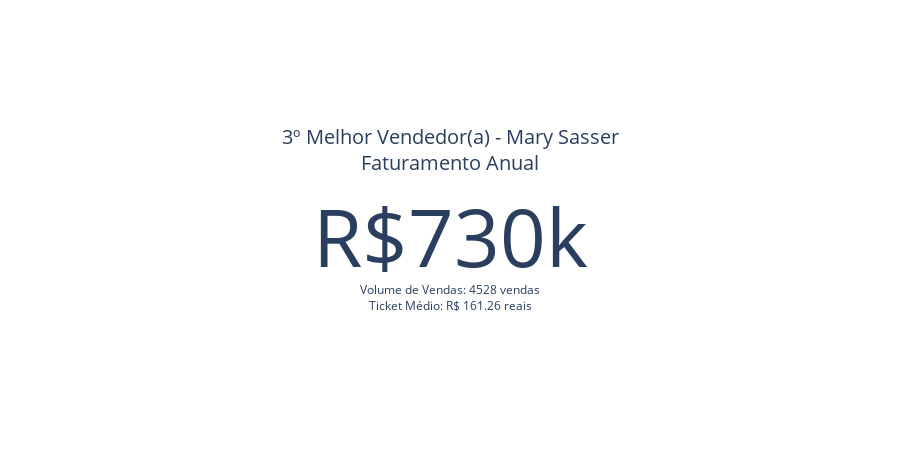

This figure's notebook cell:
### Code cell
# Criação do gráfico
fig6 = go.Figure()

fig6.add_trace(go.Indicator(
    mode='number',
    value=maior_faturamento_vendedor['valor_monetario_total'][3],
    number={'valueformat': ".2s", 'prefix': "R$"},
    title={
        'text': f"3º Melhor Vendedor(a) - {maior_faturamento_vendedor['nome_vendedor'][3]}<br><span style='font-size:100%'>Faturamento Anual</span>"
    }
))

# Adição de anotações com informações adicionais
fig6.add_annotation(
    x=0.5,
    y=0.2,
    xref='paper',
    yref='paper',
    text=(
        f"Volume de Vendas: {melhor_volume_vendas['valor_monetario_total'][11]} vendas<br>"
        f"Ticket Médio: R$ {round(ticket_medio['valor_monetario_total'][34], 2):,} reais"
    ),
    showarrow=False
)

# Configurações do layout
fig6.update_layout(height=450)

# Exibição do gráfico
fig6.show()

### Figure 1 — Plotly figure (JSON) as saved in the notebook; plotly's stock layout.template omitted (floating-point values rounded to 4 significant figures)
{"data": [{"mode": "number", "number": {"prefix": "R$", "valueformat": ".2s"}, "title": {"text": "3º Melhor Vendedor(a) - Mary Sasser<br><span style='font-size:100%'>Faturamento Anual</span>"}, "type": "indicator", "value": 730200.0}], "layout": {"annotations": [{"showarrow": false, "text": "Volume de Vendas: 4528 vendas<br>Ticket Médio: R$ 161.26 reais", "x": 0.5, "xref": "paper", "y": 0.2, "yref": "paper"}], "height": 450}}
